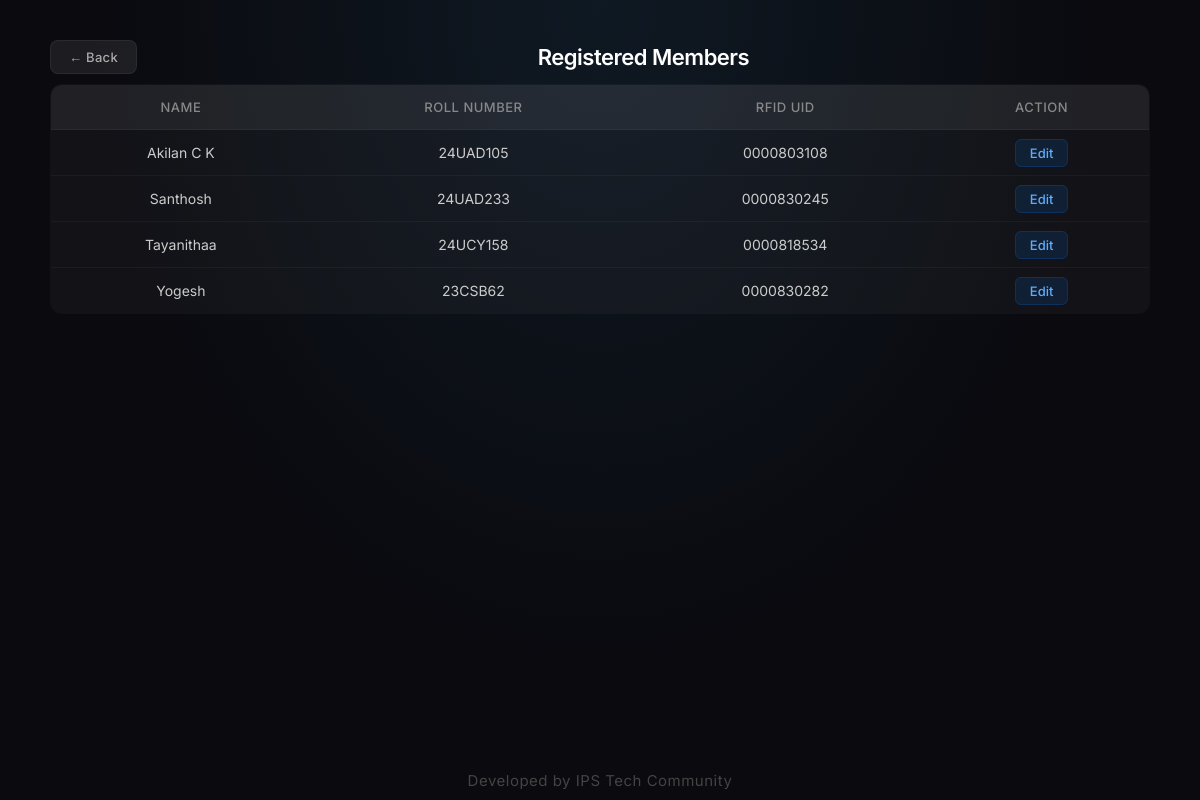
/members, run on the app's committed database.
### tables this page shows
CREATE TABLE students (
            id INTEGER PRIMARY KEY AUTOINCREMENT,
            name TEXT NOT NULL,
            roll_number TEXT,
            rfid_uid TEXT UNIQUE NOT NULL
        );

### app.py (the view)
@app.route("/members")
def members():
    conn = get_db()
    cursor = conn.cursor()
    students = cursor.execute("SELECT * FROM students ORDER BY name").fetchall()
    conn.close()
    return render_template("members.html", students=students)

### app.py (called while the page is built)
def get_db():
    conn = sqlite3.connect(DATABASE)
    conn.row_factory = sqlite3.Row
    return conn

### templates/members.html (shortened to what this page needs)
<!DOCTYPE html>
<html>
<head>
    <link rel="stylesheet" href="{{ url_for('static', filename='style.css') }}">
</head>
<body>
<div class="dashboard-container">
    <div class="dashboard-header">
        <a href="/add-member" class="back-btn">&larr; Back</a>
        <h1 style="margin: 0; font-size: 22px;">Registered Members</h1>
    </div>
    {% if students %}
    <table>
        <thead>
            <tr>
                <th>Name</th>
                <th>Roll Number</th>
                <th>RFID UID</th>
                <th>Action</th>
            </tr>
        </thead>
        <tbody>
            {% for s in students %}
            <tr>
                <td>{{ s.name }}</td>
                <td>{{ s.roll_number or '-' }}</td>
                <td>{{ s.rfid_uid }}</td>
                <td><a href="/edit-member/{{ s.id }}" class="edit-link">Edit</a></td>
            </tr>
            {% endfor %}
        </tbody>
    </table>
    {% else %}
    <p class="history-hint">No members registered yet</p>
    {% endif %}
</div>
<footer class="footer">Developed by IPS Tech Community</footer>
</body>
</html>

### static/style.css (style rules this page uses)
body { margin: 0; font-family: 'Inter', 'Segoe UI', sans-serif; background: #0a0a0f; color: white; }
.footer { position: fixed; bottom: 0; left: 0; width: 100%; text-align: center; padding: 10px 0; font-size: 15px; color: #444; background: transparent; letter-spacing: 0.5px; }
.dashboard-container { padding: 40px 50px; position: relative; min-height: 100vh; box-sizing: border-box; background: radial-gradient(ellipse at top, #0f1923 0%, #0a0a0f 60%); }
.back-btn { display: inline-block; padding: 8px 18px; background: rgba(255, 255, 255, 0.08); color: #aaa; text-decoration: none; border-radius: 8px; font-size: 13px; font-weight: 500; transition: all 0.3s; border: 1px solid rgba(255, 255, 255, 0.06); letter-spacing: 0.3px; }
.dashboard-header { display: flex; justify-content: space-between; align-items: center; margin-bottom: 10px; }
.dashboard-container h1 { margin-bottom: 25px; font-size: 28px; font-weight: 600; letter-spacing: -0.5px; }
table { width: 100%; border-collapse: collapse; background: rgba(255, 255, 255, 0.03); border: 1px solid rgba(255, 255, 255, 0.06); border-radius: 12px; overflow: hidden; }
th, td { padding: 14px 16px; text-align: center; }
th { background: rgba(255, 255, 255, 0.06); font-weight: 500; font-size: 13px; text-transform: uppercase; letter-spacing: 0.5px; color: #888; }
td { font-size: 14px; color: #ccc; border-top: 1px solid rgba(255, 255, 255, 0.04); }
.edit-link { color: #5cadff; text-decoration: none; font-size: 13px; font-weight: 500; padding: 5px 14px; background: rgba(0, 123, 255, 0.12); border: 1px solid rgba(0, 123, 255, 0.2); border-radius: 6px; transition: all 0.3s; }

### data on the page
students: name "Akilan C K", roll_number "24UAD105", rfid_uid "0000803108"
students: name "Santhosh", roll_number "24UAD233", rfid_uid "0000830245"
students: name "Tayanithaa", roll_number "24UCY158", rfid_uid "0000818534"
students: name "Yogesh", roll_number "23CSB62", rfid_uid "0000830282"
